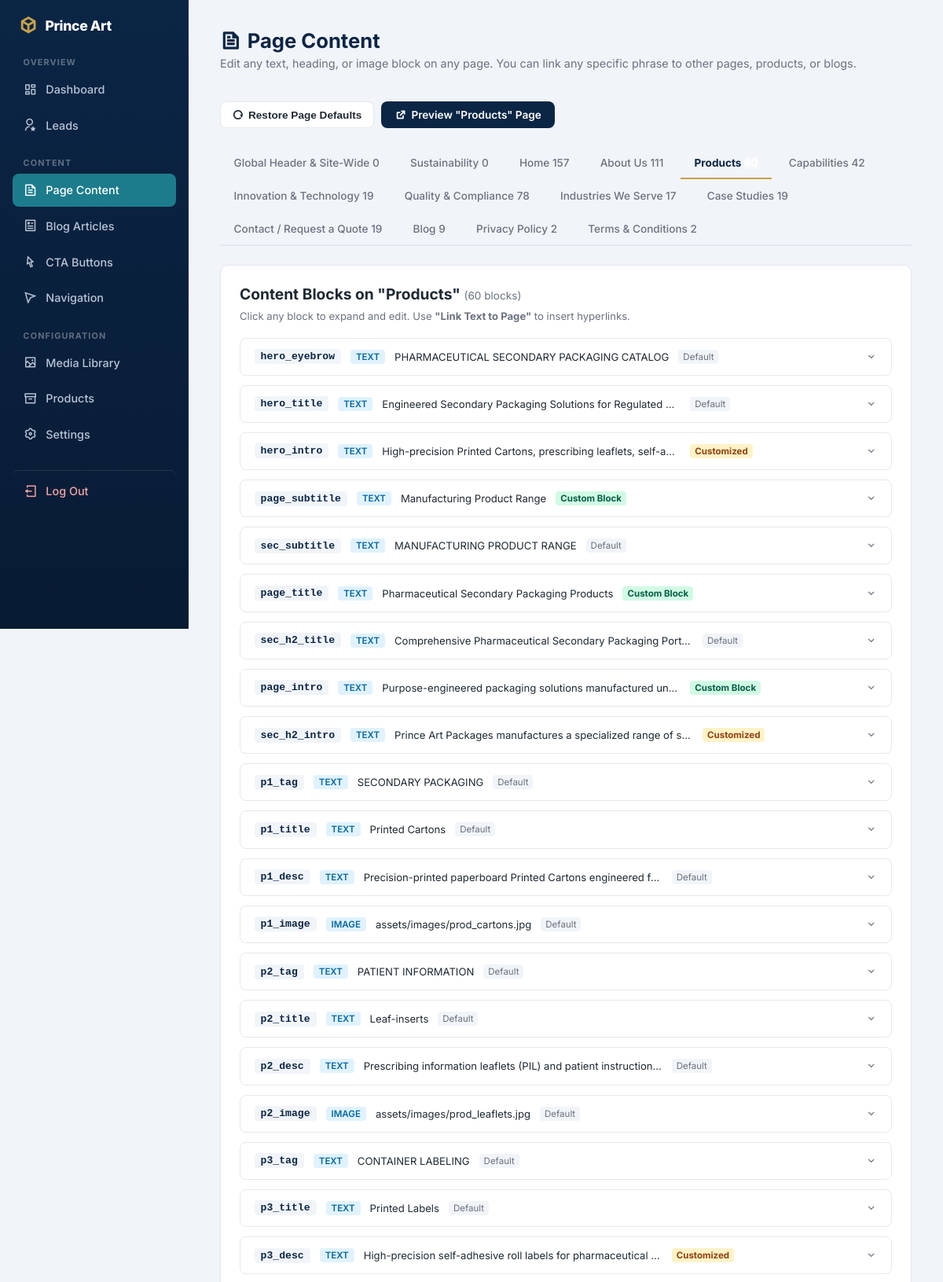
The page /admin/content.php?page=products (signed in, upper part) on the database its author committed.
### tables this page shows
CREATE TABLE `pages` (
  `id` int(11) NOT NULL AUTO_INCREMENT,
  `slug` varchar(100) NOT NULL,
  `title` varchar(150) NOT NULL,
  `meta_title` varchar(160) DEFAULT NULL,
  `meta_description` varchar(300) DEFAULT NULL,
  `updated_at` timestamp NOT NULL DEFAULT current_timestamp() ON UPDATE current_timestamp(),
  PRIMARY KEY (`id`),
  UNIQUE KEY `slug` (`slug`)
);

CREATE TABLE `content_blocks` (
  `id` int(11) NOT NULL AUTO_INCREMENT,
  `page_id` int(11) NOT NULL,
  `block_key` varchar(100) NOT NULL,
  `block_type` enum('text','richtext','image') NOT NULL DEFAULT 'text',
  `content` text DEFAULT NULL,
  `sort_order` int(11) DEFAULT 0,
  PRIMARY KEY (`id`),
  UNIQUE KEY `unique_block_per_page` (`page_id`,`block_key`),
  CONSTRAINT `content_blocks_ibfk_1` FOREIGN KEY (`page_id`) REFERENCES `pages` (`id`) ON DELETE CASCADE
);

### includes/functions.php (called while the page is built, shortened)
<?php
function clean_mojibake(?string $str): string {
    if ($str === null || $str === '') return '';
    static $mojibakeMap = [
        "\xce\x93\xc3\x87\xc3\xb3" => '•',
        "\xce\x93\xc3\x87\xc3\xb4" => '–',
        "\xce\x93\xc3\x87\xc3\xb6" => '—',
        "\xce\x93\xc3\xa4\xc3\xb3" => '™',
        "\xce\x93\xc3\x87\xc3\x96" => '’',
        "\xce\x93\xc3\x87\xc2\xa3" => '“',
        "\xce\x93\xc3\x87\xc2\xa5" => '”',
        "\xc2\xba\xc2\xb0"         => '°',
        'ΓÇó' => '•',
        'ΓÇô' => '–',
        'ΓÇö' => '—',
        'Γäó' => '™',
        'ΓÇÖ' => '’',
        'ΓÇ£' => '“',
        'ΓÇ¥' => '”',
        '┬░'  => '°',
        'гÇó' => '•',
        'гÇô' => '–',
        'гÇö' => '—',
        'гäó' => '™',
        'гÇÖ' => '’',
    ];
    return str_replace(array_keys($mojibakeMap), array_values($mojibakeMap), $str);
}
function h(?string $value): string {
    return htmlspecialchars(clean_mojibake($value), ENT_QUOTES, 'UTF-8');
}

### admin/content.php (the view, shortened to what this page needs)
<?php
require __DIR__ . '/includes/layout_top.php';
$pdo = get_db();
$pages = $pdo->query("
    SELECT id, slug, title
    FROM pages
    ORDER BY FIELD(slug, 'home', 'about', 'products', 'capabilities', 'innovation', 'quality', 'industries', 'case-studies', 'contact', 'blog', 'privacy', 'terms'), title ASC
")->fetchAll();
$selectedSlug = $_GET['page'] ?? ($pages[0]['slug'] ?? 'home');
$allDefaultBlocks = get_all_page_default_blocks();
$pageDefaultMap = [];
if (isset($allDefaultBlocks[$selectedSlug])) {
    foreach ($allDefaultBlocks[$selectedSlug] as [$k, $t, $c, $s]) {
        $pageDefaultMap[$k] = ['type' => $t, 'content' => $c, 'sort' => $s];
    }
}
$stmt = $pdo->prepare("SELECT * FROM pages WHERE slug = ? LIMIT 1");
$stmt->execute([$selectedSlug]);
$page = $stmt->fetch();
$blocks = [];
if ($page) {
    $stmt = $pdo->prepare(
        "SELECT id, block_key, block_type, content, sort_order
         FROM content_blocks
         WHERE page_id = ?
         ORDER BY sort_order ASC, id ASC"
    );
    $stmt->execute([$page['id']]);
    $blocks = $stmt->fetchAll();
}
$previewUrl = ($selectedSlug === 'home') ? 'index.php' : h($selectedSlug) . '.php';
?>
<div style="display:flex; justify-content:space-between; align-items:flex-start; flex-wrap:wrap; gap:1rem; margin-bottom:1.5rem;">
  <div>
    <h1><i class="ri-file-text-line"></i> Page Content</h1>
    <p class="page-subtitle">Edit any text, heading, or image block on any page. You can link any specific phrase to other pages, products, or blogs.</p>
  </div>
  <div style="display:flex; gap:0.6rem; flex-wrap:wrap;">
    <form method="post" onsubmit="return confirm('Reset all content blocks on the <?= addslashes(h($page['title'] ?? $selectedSlug)) ?> page back to original defaults? Any custom edits on this page will be restored.');" style="display:inline;">
      <button type="submit" style="background:#fff;border:1.5px solid var(--border);color:var(--text);font-size:0.85rem;font-weight:600;padding:0.55rem 0.9rem;cursor:pointer;">
        <i class="ri-restart-line text-teal"></i> Restore Page Defaults
      </button>
    </form>
    <a href="../public_site/<?= $previewUrl ?>" target="_blank"
       style="display:inline-flex;align-items:center;gap:0.4rem;padding:0.55rem 1.1rem;background:var(--navy);border-radius:8px;font-size:0.85rem;font-weight:600;color:#fff;text-decoration:none;">
      <i class="ri-external-link-line"></i> Preview "<?= h($page['title'] ?? $selectedSlug) ?>" Page
    </a>
  </div>
</div>
<div class="page-tabs">
  <?php foreach ($pages as $p): ?>
    <?php
      $isActive = ($p['slug'] === $selectedSlug);
      $bCount = (int)$pdo->query("SELECT COUNT(*) FROM content_blocks WHERE page_id = {$p['id']}")->fetchColumn();
    ?>
    <a href="content.php?page=<?= urlencode($p['slug']) ?>" class="tab-link <?= $isActive ? 'active' : '' ?>">
      <?= h($p['title']) ?>
      <span class="badge" style="background:<?= $isActive ? 'rgba(255,255,255,0.25)' : 'var(--bg)' ?>; color:<?= $isActive ? '#fff' : 'var(--text-muted)' ?>;"><?= $bCount ?></span>
    </a>
  <?php endforeach; ?>
</div>
<div class="panel" style="margin-bottom:2rem;">
  <div style="display:flex; justify-content:space-between; align-items:center; margin-bottom:1.25rem; flex-wrap:wrap; gap:0.5rem;">
    <h2 style="font-size:1.2rem;margin:0;">
      Content Blocks on "<?= h($page['title'] ?? ucfirst($selectedSlug)) ?>"
      <span style="font-size:0.85rem;font-weight:400;color:var(--muted);">(<?= count($blocks) ?> blocks)</span>
    </h2>
    <span style="font-size:0.82rem;color:var(--muted);">Click any block to expand and edit. Use <strong>"Link Text to Page"</strong> to insert hyperlinks.</span>
  </div>
  <?php foreach ($blocks as $block): ?>
  <?php
    $isDefault = isset($pageDefaultMap[$block['block_key']]);
    $defContent = $isDefault ? $pageDefaultMap[$block['block_key']]['content'] : '';
    $isModified = $isDefault && ($block['content'] !== $defContent);
  ?>
  <details class="block-accordion" style="border:1px solid var(--border);border-radius:8px;margin-bottom:0.75rem;background:#fff;overflow:hidden;">
    <summary style="padding:0.85rem 1.1rem;cursor:pointer;display:flex;align-items:center;gap:0.75rem;list-style:none;user-select:none;font-size:0.92rem;flex-wrap:wrap;">
      <code style="font-weight:700;color:var(--navy);background:var(--bg);padding:2px 8px;border-radius:4px;font-size:0.82rem;"><?= h($block['block_key']) ?></code>
      <span class="type-badge" style="font-size:0.72rem;background:#e0f2fe;color:#0369a1;padding:2px 7px;border-radius:4px;font-weight:600;text-transform:uppercase;">
        <?= h($block['block_type']) ?>
      </span>
      <span style="color:var(--text-muted);font-size:0.82rem;overflow:hidden;text-overflow:ellipsis;white-space:nowrap;max-width:380px;">
        <?= h(strip_tags($block['content'])) ?>
      </span>
      <?php if ($isModified): ?>
        <span style="font-size:0.72rem;background:#fef3c7;color:#92400e;padding:2px 6px;border-radius:4px;font-weight:700;">Customized</span>
      <?php elseif ($isDefault): ?>
        <span style="font-size:0.72rem;color:var(--muted);background:var(--bg);padding:2px 6px;border-radius:4px;">Default</span>
      <?php else: ?>
        <span style="font-size:0.72rem;background:#d1fae5;color:#065f46;padding:2px 6px;border-radius:4px;font-weight:700;">Custom Block</span>
      <?php endif; ?>
      <i class="ri-arrow-down-s-line" style="margin-left:auto;color:var(--muted);"></i>
    </summary>
  </details>
  <?php endforeach; ?>
</div>
<?php require __DIR__ . '/includes/layout_bottom.php'; ?>

### admin/assets/style.css (style rules this page uses)
:root { --navy: #0B2545; --navy-light: #12305C; --teal: #1C7C8C; --gold: #C9A24B; --bg: #F1F4F8; --text: #1F2933; --muted: #6b7280; --border: #E4E8EE; --radius: 10px; }
* { box-sizing: border-box; }
body { margin: 0; font-family: 'Inter', -apple-system, Segoe UI, Roboto, sans-serif; background: var(--bg); color: var(--text); -webkit-font-smoothing: antialiased; }
h1 { font-size: 1.6rem; font-weight: 700; color: var(--navy); margin: 0 0 0.3rem; display: flex; align-items: center; gap: 0.5rem; }
.page-subtitle { color: var(--muted); font-size: 0.9rem; margin: 0 0 1.5rem; }
button, .content-form button, form button[type=submit] { background: var(--navy); color: #fff; border: none; padding: 0.75rem 1.4rem; border-radius: 8px; cursor: pointer; font-weight: 600; font-size: 0.9rem; display: inline-flex; align-items: center; gap: 0.4rem; transition: background 0.15s, transform 0.1s; }
.panel { background: #fff; border-radius: var(--radius); border: 1px solid var(--border); padding: 1.5rem; margin-top: 1.5rem; box-shadow: 0 1px 3px rgba(16,24,40,0.05); }
.page-tabs { margin: 0 0 1.5rem; border-bottom: 2px solid var(--border); display: flex; gap: 0.25rem; flex-wrap: wrap; }
.page-tabs a { display: inline-block; padding: 0.7rem 1.1rem; text-decoration: none; color: var(--muted); font-size: 0.85rem; font-weight: 500; border-bottom: 2px solid transparent; margin-bottom: -2px; }
.page-tabs a.active { border-bottom-color: var(--gold); font-weight: 700; color: var(--navy); }

### rows shown on the page
pages: title "Products"
pages: title "Global Header & Site-Wide", bCount "0"
pages: title "Sustainability", bCount "0"
pages: title "Home", bCount "157"
pages: title "About Us", bCount "111"
pages: title "Capabilities", bCount "42"
pages: title "Innovation & Technology", bCount "19"
pages: title "Quality & Compliance", bCount "78"
pages: title "Industries We Serve", bCount "17"
pages: title "Case Studies", bCount "19"
pages: title "Contact / Request a Quote", bCount "19"
pages: title "Blog", bCount "9"
pages: title "Privacy Policy", bCount "2"
pages: title "Terms & Conditions", bCount "2"
content_blocks: block_key "hero_eyebrow", block_type "TEXT", content "PHARMACEUTICAL SECONDARY PACKAGING CATALOG", shows "Default"
content_blocks: block_key "hero_title", block_type "TEXT", content "Engineered Secondary Packaging Solutions for Regulated…", shows "Default"
content_blocks: block_key "hero_intro", block_type "TEXT", content "High-precision Printed Cartons, prescribing leaflets, self-a…", shows "Customized"
content_blocks: block_key "page_subtitle", block_type "TEXT", content "Manufacturing Product Range", shows "Custom Block"
content_blocks: block_key "sec_subtitle", block_type "TEXT", content "MANUFACTURING PRODUCT RANGE", shows "Default"
content_blocks: block_key "page_title", block_type "TEXT", content "Pharmaceutical Secondary Packaging Products", shows "Custom Block"
content_blocks: block_key "sec_h2_title", block_type "TEXT", content "Comprehensive Pharmaceutical Secondary Packaging Port…", shows "Default"
content_blocks: block_key "page_intro", block_type "TEXT", content "Purpose-engineered packaging solutions manufactured un…", shows "Custom Block"
content_blocks: block_key "sec_h2_intro", block_type "TEXT", content "Prince Art Packages manufactures a specialized range of s…", shows "Customized"
content_blocks: block_key "p1_tag", block_type "TEXT", content "SECONDARY PACKAGING", shows "Default"
content_blocks: block_key "p1_title", block_type "TEXT", content "Printed Cartons", shows "Default"
content_blocks: block_key "p1_desc", block_type "TEXT", content "Precision-printed paperboard Printed Cartons engineered f…", shows "Default"
content_blocks: block_key "p1_image", block_type "IMAGE", content "assets/images/prod_cartons.jpg", shows "Default"
content_blocks: block_key "p2_tag", block_type "TEXT", content "PATIENT INFORMATION", shows "Default"
content_blocks: block_key "p2_title", block_type "TEXT", content "Leaf-inserts", shows "Default"
content_blocks: block_key "p2_desc", block_type "TEXT", content "Prescribing information leaflets (PIL) and patient instruction…", shows "Default"
content_blocks: block_key "p2_image", block_type "IMAGE", content "assets/images/prod_leaflets.jpg", shows "Default"
content_blocks: block_key "p3_tag", block_type "TEXT", content "CONTAINER LABELING", shows "Default"
content_blocks: block_key "p3_title", block_type "TEXT", content "Printed Labels", shows "Default"
content_blocks: block_key "p3_desc", block_type "TEXT", content "High-precision self-adhesive roll labels for pharmaceutical…", shows "Customized"

### other values the page prints
count($blocks) "60"
